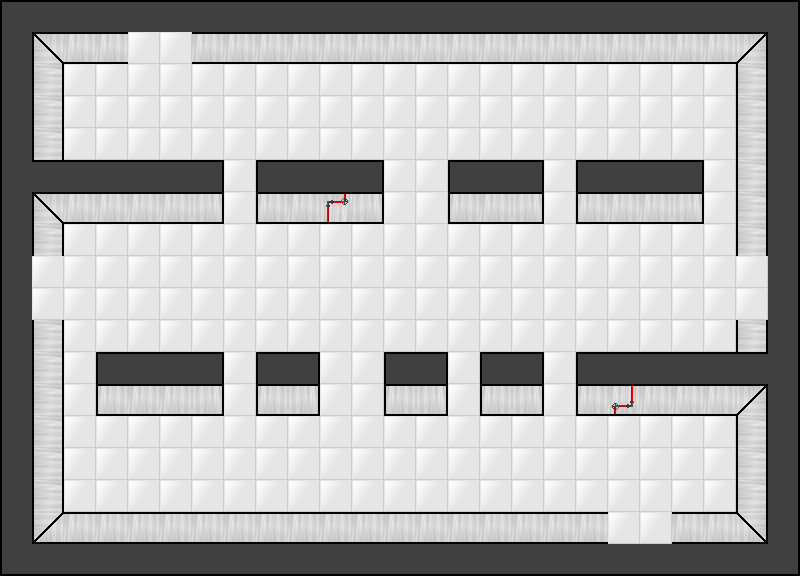

A 2D game scene composited from a Tiled map and its tileset images. What follows is a short description and the map's XML, with each tile layer's data collapsed to a summary:
An orthogonal 25x18 tile map with 32x32 px tiles, 2 tile layers (Tile Layer 1, Tile Layer 2), 2 tilesets and 84 objects (66x conveyor, 12x blade, 4x door, 2x sign).

<map version="1.0" orientation="orthogonal" width="25" height="18" tilewidth="32" tileheight="32">
 <tileset firstgid="1" name="room_tileset" tilewidth="32" tileheight="32">
  <image source="../graphics/room_tileset.png" trans="ff00ff" width="192" height="256" />
 </tileset>
 <tileset firstgid="49" name="GGJ2012" tilewidth="32" tileheight="32">
  <image source="../graphics/room_tileset.png" trans="ff00ff" width="192" height="256" />
 </tileset>
 <layer name="Tile Layer 1" width="25" height="18">
  <data>[450 cells, 450 non-empty, 1 distinct tile ids]</data>
 </layer>
 <layer name="Tile Layer 2" width="25" height="18">
  <data>[450 cells, 210 non-empty, 22 distinct tile ids]</data>
 </layer>
 <objectgroup name="Object Layer 1" width="25" height="18">
  <object name="ConW" type="conveyor" x="576" y="448" width="32" height="32">
   <properties>
    <property name="dir" value="w" />
   </properties>
  </object>
  <object name="ConW" type="conveyor" x="544" y="448" width="32" height="32">
   <properties>
    <property name="dir" value="w" />
   </properties>
  </object>
  <object name="ConW" type="conveyor" x="480" y="448" width="32" height="32">
   <properties>
    <property name="dir" value="w" />
   </properties>
  </object>
  <object name="ConW" type="conveyor" x="512" y="448" width="32" height="32">
   <properties>
    <property name="dir" value="w" />
   </properties>
  </object>
  <object name="ConW" type="conveyor" x="448" y="448" width="32" height="32">
   <properties>
    <property name="dir" value="w" />
   </properties>
  </object>
  <object name="ConW" type="conveyor" x="384" y="448" width="32" height="32">
   <properties>
    <property name="dir" value="w" />
   </properties>
  </object>
  <object name="ConW" type="conveyor" x="416" y="448" width="32" height="32">
   <properties>
    <property name="dir" value="w" />
   </properties>
  </object>
  <object name="ConW" type="conveyor" x="352" y="448" width="32" height="32">
   <properties>
    <property name="dir" value="w" />
   </properties>
  </object>
  <object name="ConW" type="conveyor" x="288" y="448" width="32" height="32">
   <properties>
    <property name="dir" value="w" />
   </properties>
  </object>
  <object name="ConW" type="conveyor" x="320" y="448" width="32" height="32">
   <properties>
    <property name="dir" value="w" />
   </properties>
  </object>
  <object name="ConW" type="conveyor" x="256" y="448" width="32" height="32">
   <properties>
    <property name="dir" value="w" />
   </properties>
  </object>
  <object name="ConW" type="conveyor" x="192" y="448" width="32" height="32">
   <properties>
    <property name="dir" value="w" />
   </properties>
  </object>
  <object name="ConW" type="conveyor" x="224" y="448" width="32" height="32">
   <properties>
    <property name="dir" value="w" />
   </properties>
  </object>
  <object name="ConW" type="conveyor" x="160" y="448" width="32" height="32">
   <properties>
    <property name="dir" value="w" />
   </properties>
  </object>
  <object name="ConW" type="conveyor" x="96" y="448" width="32" height="32">
   <properties>
    <property name="dir" value="w" />
   </properties>
  </object>
  <object name="ConW" type="conveyor" x="128" y="448" width="32" height="32">
   <properties>
    <property name="dir" value="w" />
   </properties>
  </object>
  <object name="ConW" type="conveyor" x="608" y="256" width="32" height="32">
   <properties>
    <property name="dir" value="w" />
   </properties>
  </object>
  <object name="ConW" type="conveyor" x="448" y="256" width="32" height="32">
   <properties>
    <property name="dir" value="w" />
   </properties>
  </object>
  <object name="ConW" type="conveyor" x="192" y="256" width="32" height="32">
   <properties>
    <property name="dir" value="w" />
   </properties>
  </object>
  <object name="ConW" type="conveyor" x="512" y="256" width="32" height="32">
   <properties>
    <property name="dir" value="w" />
   </properties>
  </object>
  <object name="ConW" type="conveyor" x="480" y="256" width="32" height="32">
   <properties>
    <property name="dir" value="w" />
   </properties>
  </object>
  <object name="ConW" type="conveyor" x="320" y="256" width="32" height="32">
   <properties>
    <property name="dir" value="w" />
   </properties>
  </object>
  <object name="ConW" type="conveyor" x="576" y="256" width="32" height="32">
   <properties>
    <property name="dir" value="w" />
   </properties>
  </object>
  <object name="ConW" type="conveyor" x="352" y="256" width="32" height="32">
   <properties>
    <property name="dir" value="w" />
   </properties>
  </object>
  <object name="ConW" type="conveyor" x="416" y="256" width="32" height="32">
   <properties>
    <property name="dir" value="w" />
   </properties>
  </object>
  <object name="ConW" type="conveyor" x="384" y="256" width="32" height="32">
   <properties>
    <property name="dir" value="w" />
   </properties>
  </object>
  <object name="ConW" type="conveyor" x="544" y="256" width="32" height="32">
   <properties>
    <property name="dir" value="w" />
   </properties>
  </object>
  <object name="ConW" type="conveyor" x="128" y="256" width="32" height="32">
   <properties>
    <property name="dir" value="w" />
   </properties>
  </object>
  <object name="ConW" type="conveyor" x="640" y="256" width="32" height="32">
   <properties>
    <property name="dir" value="w" />
   </properties>
  </object>
  <object name="ConW" type="conveyor" x="224" y="256" width="32" height="32">
   <properties>
    <property name="dir" value="w" />
   </properties>
  </object>
  <object name="ConW" type="conveyor" x="256" y="256" width="32" height="32">
   <properties>
    <property name="dir" value="w" />
   </properties>
  </object>
  <object name="ConW" type="conveyor" x="288" y="256" width="32" height="32">
   <properties>
    <property name="dir" value="w" />
   </properties>
  </object>
  <object name="ConW" type="conveyor" x="160" y="256" width="32" height="32">
   <properties>
    <property name="dir" value="w" />
   </properties>
  </object>
  <object name="ConE" type="conveyor" x="672" y="96" width="32" height="32">
   <properties>
    <property name="dir" value="e" />
   </properties>
  </object>
  <object name="ConE" type="conveyor" x="640" y="96" width="32" height="32">
   <properties>
    <property name="dir" value="e" />
   </properties>
  </object>
  <object name="ConE" type="conveyor" x="608" y="96" width="32" height="32">
   <properties>
    <property name="dir" value="e" />
   </properties>
  </object>
  <object name="ConE" type="conveyor" x="512" y="96" width="32" height="32">
   <properties>
    <property name="dir" value="e" />
   </properties>
  </object>
  <object name="ConE" type="conveyor" x="544" y="96" width="32" height="32">
   <properties>
    <property name="dir" value="e" />
   </properties>
  </object>
  <object name="ConE" type="conveyor" x="576" y="96" width="32" height="32">
   <properties>
    <property name="dir" value="e" />
   </properties>
  </object>
  <object name="ConE" type="conveyor" x="416" y="96" width="32" height="32">
   <properties>
    <property name="dir" value="e" />
   </properties>
  </object>
  <object name="ConE" type="conveyor" x="448" y="96" width="32" height="32">
   <properties>
    <property name="dir" value="e" />
   </properties>
  </object>
  <object name="ConE" type="conveyor" x="480" y="96" width="32" height="32">
   <properties>
    <property name="dir" value="e" />
   </properties>
  </object>
  <object name="ConE" type="conveyor" x="320" y="96" width="32" height="32">
   <properties>
    <property name="dir" value="e" />
   </properties>
  </object>
  <object name="ConE" type="conveyor" x="352" y="96" width="32" height="32">
   <properties>
    <property name="dir" value="e" />
   </properties>
  </object>
  </objectgroup>
</map>
<!-- 40 of 84 objects omitted -->
